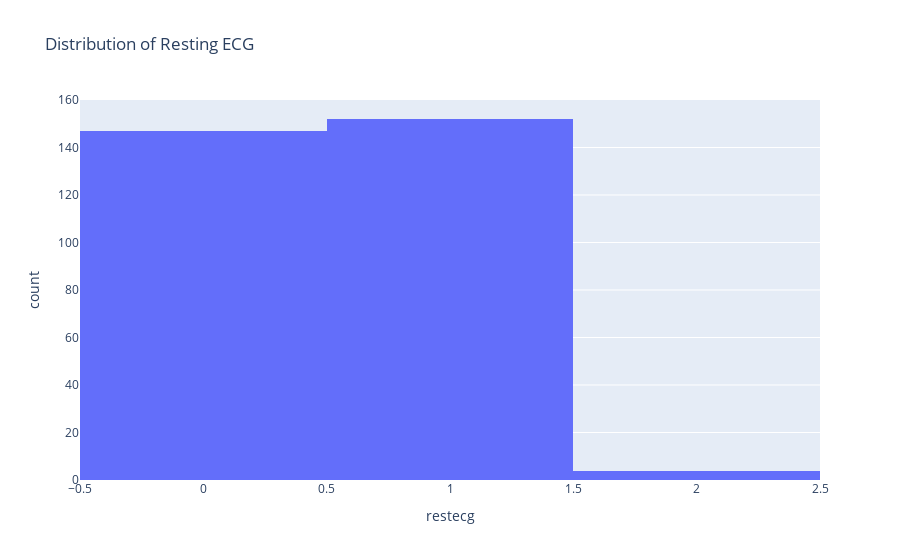

The notebook cell this image was saved under:
### Code cell
fig=px.histogram(df,
                 x="restecg",
                 hover_data=df.columns,
                 title="Distribution of Resting ECG")
fig.show()

### Figure 1 — Plotly figure (JSON) as saved in the notebook; plotly's stock layout.template omitted (floating-point values rounded to 4 significant figures; data arrays with more than 128 entries replaced by an {"elided": "..."} marker saying what was removed)
{"data": [{"alignmentgroup": "True", "bingroup": "x", "hovertemplate": "restecg=%{x}<br>count=%{y}<extra></extra>", "legendgroup": "", "marker": {"color": "#636efa", "pattern": {"shape": ""}}, "name": "", "offsetgroup": "", "orientation": "v", "showlegend": false, "type": "histogram", "x": {"elided": "303 int values"}, "xaxis": "x", "yaxis": "y"}], "layout": {"barmode": "relative", "legend": {"tracegroupgap": 0}, "title": {"text": "Distribution of Resting ECG"}, "xaxis": {"anchor": "y", "domain": [0, 1], "title": {"text": "restecg"}}, "yaxis": {"anchor": "x", "domain": [0, 1], "title": {"text": "count"}}}}
